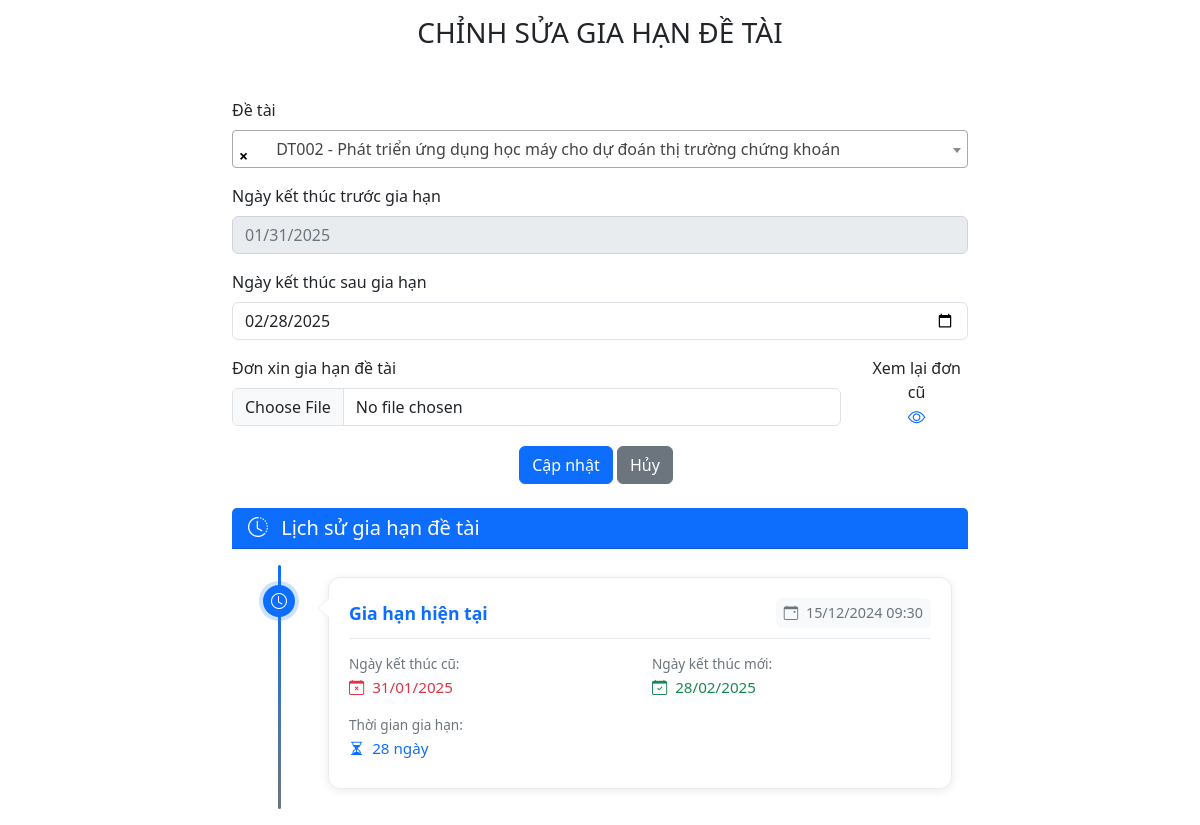
The app's page /views/project_extensions/edit_project_extension.php?id=1 (signed in) with its own data.
### tables this page shows
CREATE TABLE project_extensions (
    id INT NOT NULL AUTO_INCREMENT,
    project_id INT NOT NULL,
    time DATETIME NOT NULL,
    datefinish_before DATE NOT NULL,
    datefinish_after DATE NOT NULL,
    uuid VARCHAR(255) NOT NULL UNIQUE,
    file MEDIUMBLOB NOT NULL,
    PRIMARY KEY (id),
    INDEX idx_uuid (uuid),
    FOREIGN KEY (project_id) REFERENCES projects(id) ON DELETE CASCADE,
    CONSTRAINT check_extension_dates CHECK (datefinish_after >= datefinish_before)
);

### functions/project_extensions_functions.php (called while the page is built, shortened)
<?php
function getProjectExtensionById($id) {
    $conn = getDbConnection();
    $sql = "SELECT pe.id, pe.project_id, p.project_name, pe.time, pe.datefinish_before, pe.datefinish_after, pe.uuid
            FROM project_extensions pe
            INNER JOIN projects p ON pe.project_id = p.id
            WHERE pe.id = ? LIMIT 1";
    $stmt = mysqli_prepare($conn, $sql);
    if ($stmt) {
        mysqli_stmt_bind_param($stmt, "i", $id);
        mysqli_stmt_execute($stmt);
        $result = mysqli_stmt_get_result($stmt);
        if (mysqli_num_rows($result) > 0) {
            $extension = mysqli_fetch_assoc($result);
            return $extension;
        }
    }
    return null;
}
function getProjectExtensionHistory($project_id) {
    $conn = getDbConnection();
    $sql = "SELECT pe.id, pe.project_id, pe.time, pe.datefinish_before, pe.datefinish_after,
                   p.project_code, p.project_name
            FROM project_extensions pe
            INNER JOIN projects p ON pe.project_id = p.id
            WHERE pe.project_id = ?
            ORDER BY pe.time DESC";
    $stmt = mysqli_prepare($conn, $sql);
    $history = [];
    if ($stmt) {
        mysqli_stmt_bind_param($stmt, "i", $project_id);
        mysqli_stmt_execute($stmt);
        $result = mysqli_stmt_get_result($stmt);
        if ($result && mysqli_num_rows($result) > 0) {
            while ($row = mysqli_fetch_assoc($result)) {
                $history[] = $row;
            }
        }
    }
    return $history;
}
?>

### handle/project_extensions_process.php (called while the page is built, shortened)
<?php
require_once __DIR__ . '/../functions/project_extensions_functions.php';
function handleGetProjectExtensionById($id) {
    return getProjectExtensionById($id);
}
?>

### views/project_extensions/edit_project_extension.php (the view, shortened to what this page needs)
<?php
include __DIR__ . '/../header.php';
?>
<body>
    <link rel="stylesheet" href="https://cdn.jsdelivr.net/npm/bootstrap-icons@1.11.1/font/bootstrap-icons.css">
    </head>
    <link href="https://cdn.jsdelivr.net/npm/select2@4.1.0-rc.0/dist/css/select2.min.css" rel="stylesheet" />
    <link rel="stylesheet" href="../../css/project_extensions.css">
    </head>
    <body>
        <div class="container mt-3">
            <h3 class="mt-3 mb-4 text-center">CHỈNH SỬA GIA HẠN ĐỀ TÀI</h3>
            <br>
            <?php
            require_once __DIR__ . '/../../handle/project_extensions_process.php';
            $extension = handleGetProjectExtensionById($id);
            require_once __DIR__ . '/../../functions/project_extensions_functions.php';
            $extensionHistory = getProjectExtensionHistory($extension['project_id']);
            ?>
            <div class="row justify-content-center">
                <div class="col-md-8">
                    <div class="">
                        <div class="card-body">
                            <form action="../../handle/project_extensions_process.php" method="POST" enctype="multipart/form-data">
                                <div class="mb-3">
                                    <label for="project_id" class="form-label">Đề tài</label>
                                </div>
                                <div class="mb-3">
                                    <label for="datefinish_before" class="form-label">Ngày kết thúc trước gia
                                        hạn</label>
                                    <input type="date" class="form-control" id="datefinish_before"
                                        name="datefinish_before"
                                        value="<?php echo htmlspecialchars($extension['datefinish_before']); ?>"
                                        readonly required>
                                </div>
                                <div class="mb-3">
                                    <label for="datefinish_after" class="form-label">Ngày kết thúc sau gia hạn</label>
                                    <input type="date" class="form-control" id="datefinish_after"
                                        name="datefinish_after"
                                        value="<?php echo htmlspecialchars($extension['datefinish_after']); ?>"
                                        required>
                                </div>
                                <div class="row mb-3">
                                    <div class="col-md-10">
                                        <label for="extension_file" class="form-label">Đơn xin gia hạn đề tài</label>
                                        <input type="file" class="form-control" id="extension_file" name="extension_file"
                                            accept=".pdf">
                                    </div>
                                    <div class="col-md-2 text-center">
                                        Xem lại đơn cũ
                                        <br>
                                        <i class="bi bi-eye action-icon"
                                            onmouseover="this.className='bi bi-eye-fill action-icon'"
                                            onmouseout="this.className='bi bi-eye action-icon'"
                                            onclick="window.open('../project_extensions.php?uuid=<?php echo htmlspecialchars($extension['uuid']); ?>', '_blank')"
                                            title="Xem đơn gia hạn"></i>
                                    </div>
                                </div>
                                <div class="gap-2 text-center">
                                    <button type="submit" class="btn btn-primary">Cập nhật</button>
                                    <a href="../project_extensions.php" class="btn btn-secondary me-md-2">Hủy</a>
                                </div>
                            </form>
                        </div>
                    </div>
                </div>
            </div>
            <?php if (!empty($extensionHistory)): ?>
                <div class="row justify-content-center mt-4">
                    <div class="col-md-8">
                        <div class="card">
                            <div class="card-header bg-primary text-white">
                                <h5 class="mb-0">
                                    <i class="bi bi-clock-history me-2"></i>
                                    Lịch sử gia hạn đề tài
                                </h5>
                            </div>
                            <div class="card-body">
                                <div class="timeline">
                                    <?php
                                    $total = count($extensionHistory);
                                    foreach ($extensionHistory as $index => $history):
                                        $isLast = ($index === $total - 1);
                                        $isFirst = ($index === 0);
                                        ?>
                                        <div class="timeline-item <?= $isLast ? 'timeline-item-last' : '' ?>">
                                            <div
                                                class="timeline-marker <?= $isFirst ? 'timeline-marker-current' : 'timeline-marker-completed' ?>">
                                                <i class="bi <?= $isFirst ? 'bi-clock' : 'bi-check-circle-fill' ?>"></i>
                                            </div>
                                            <div class="timeline-content">
                                                <div class="timeline-card">
                                                    <div class="timeline-header">
                                                        <div class="timeline-title">
                                                            <?= $isFirst ? 'Gia hạn hiện tại' : 'Gia hạn lần ' . ($total - $index) ?>
                                                        </div>
                                                        <div class="timeline-date">
                                                            <i class="bi bi-calendar-event me-1"></i>
                                                            <?= date('d/m/Y H:i', strtotime($history['time'])) ?>
                                                        </div>
                                                    </div>
                                                    <div class="timeline-body">
                                                        <div class="row">
                                                            <div class="col-md-6">
                                                                <div class="timeline-info">
                                                                    <span class="timeline-label">Ngày kết thúc cũ:</span>
                                                                    <span class="timeline-value text-danger">
                                                                        <i class="bi bi-calendar-x me-1"></i>
                                                                        <?= date('d/m/Y', strtotime($history['datefinish_before'])) ?>
                                                                    </span>
                                                                </div>
                                                            </div>
                                                            <div class="col-md-6">
                                                                <div class="timeline-info">
                                                                    <span class="timeline-label">Ngày kết thúc mới:</span>
                                                                    <span class="timeline-value text-success">
                                                                        <i class="bi bi-calendar-check me-1"></i>
                                                                        <?= date('d/m/Y', strtotime($history['datefinish_after'])) ?>
                                                                    </span>
                                                                </div>
                                                            </div>
                                                        </div>
                                                        <div class="row mt-2">
                                                            <div class="col-12">
                                                                <div class="timeline-info">
                                                                    <span class="timeline-label">Thời gian gia hạn:</span>
                                                                    <span class="timeline-value text-primary">
                                                                        <i class="bi bi-hourglass-split me-1"></i>
                                                                        <?php
                                                                        $date1 = new DateTime($history['datefinish_before']);
                                                                        $date2 = new DateTime($history['datefinish_after']);
                                                                        $diff = $date2->diff($date1);
                                                                        echo $diff->days . ' ngày';
                                                                        ?>
                                                                    </span>
                                                                </div>
                                                            </div>
                                                        </div>
                                                    </div>
                                                </div>
                                            </div>
                                        </div>
                                    <?php endforeach; ?>
                                </div>
                            </div>
                        </div>
                    </div>
                </div>
            <?php endif; ?>
        </div>
    </body>
    </html>

### css/project_extensions.css (style rules this page uses)
.card { border: none !important; box-shadow: none !important; }

### views/project_extensions/edit_project_extension.php (style rules this page uses)
.timeline { position: relative; padding: 20px 0; }
#datefinish_before { background-color: #e9ecef !important; color: #6c757d !important; cursor: not-allowed !important; border-color: #ced4da !important; }
.timeline::before { content: ''; position: absolute; left: 30px; top: 0; bottom: 0; width: 3px; background: linear-gradient(to bottom, #0d6efd, #6c757d); border-radius: 2px; }
.timeline-item { position: relative; margin-bottom: 30px; padding-left: 80px; }
.timeline-item-last { margin-bottom: 0; }
.timeline-marker { position: absolute; left: 15px; top: 8px; width: 32px; height: 32px; background: #fff; border: 3px solid #0d6efd; border-radius: 50%; display: flex; align-items: center; justify-content: center; z-index: 2; transition: all 0.3s ease; }
.timeline-marker-current { background: #0d6efd; color: white; box-shadow: 0 0 0 4px rgba(13, 110, 253, 0.2); animation: pulse 2s infinite; }
.action-icon { cursor: pointer; transition: all 0.2s ease; color: #0d6efd; font-size: 1.1em; }
.timeline-content { margin-top: -8px; }
.timeline-card { background: #fff; border: 1px solid #e9ecef; border-radius: 12px; padding: 20px; box-shadow: 0 2px 10px rgba(0, 0, 0, 0.08); transition: all 0.3s ease; position: relative; }
.timeline-card::before { content: ''; position: absolute; left: -12px; top: 20px; width: 0; height: 0; border-style: solid; border-width: 10px 12px 10px 0; border-color: transparent #e9ecef transparent transparent; }
.timeline-card::after { content: ''; position: absolute; left: -11px; top: 20px; width: 0; height: 0; border-style: solid; border-width: 10px 12px 10px 0; border-color: transparent #fff transparent transparent; }
.timeline-header { display: flex; justify-content: space-between; align-items: center; margin-bottom: 15px; padding-bottom: 10px; border-bottom: 1px solid #e9ecef; }
.timeline-title { font-weight: 600; font-size: 1.1rem; color: #0d6efd; }
.timeline-date { color: #6c757d; font-size: 0.9rem; background: #f8f9fa; padding: 4px 8px; border-radius: 6px; }
.timeline-body { color: #495057; }
.timeline-info { display: flex; flex-direction: column; margin-bottom: 8px; }
.timeline-label { font-size: 0.85rem; color: #6c757d; margin-bottom: 2px; }
.timeline-value { font-weight: 500; font-size: 0.95rem; }

### records on screen
project_extensions: datefinish_before "01/31/2025", datefinish_after "02/28/2025", time "15/12/2024 09:30", datefinish_before "31/01/2025", datefinish_after "28/02/2025", datefinish_after+datefinish_before "28"
